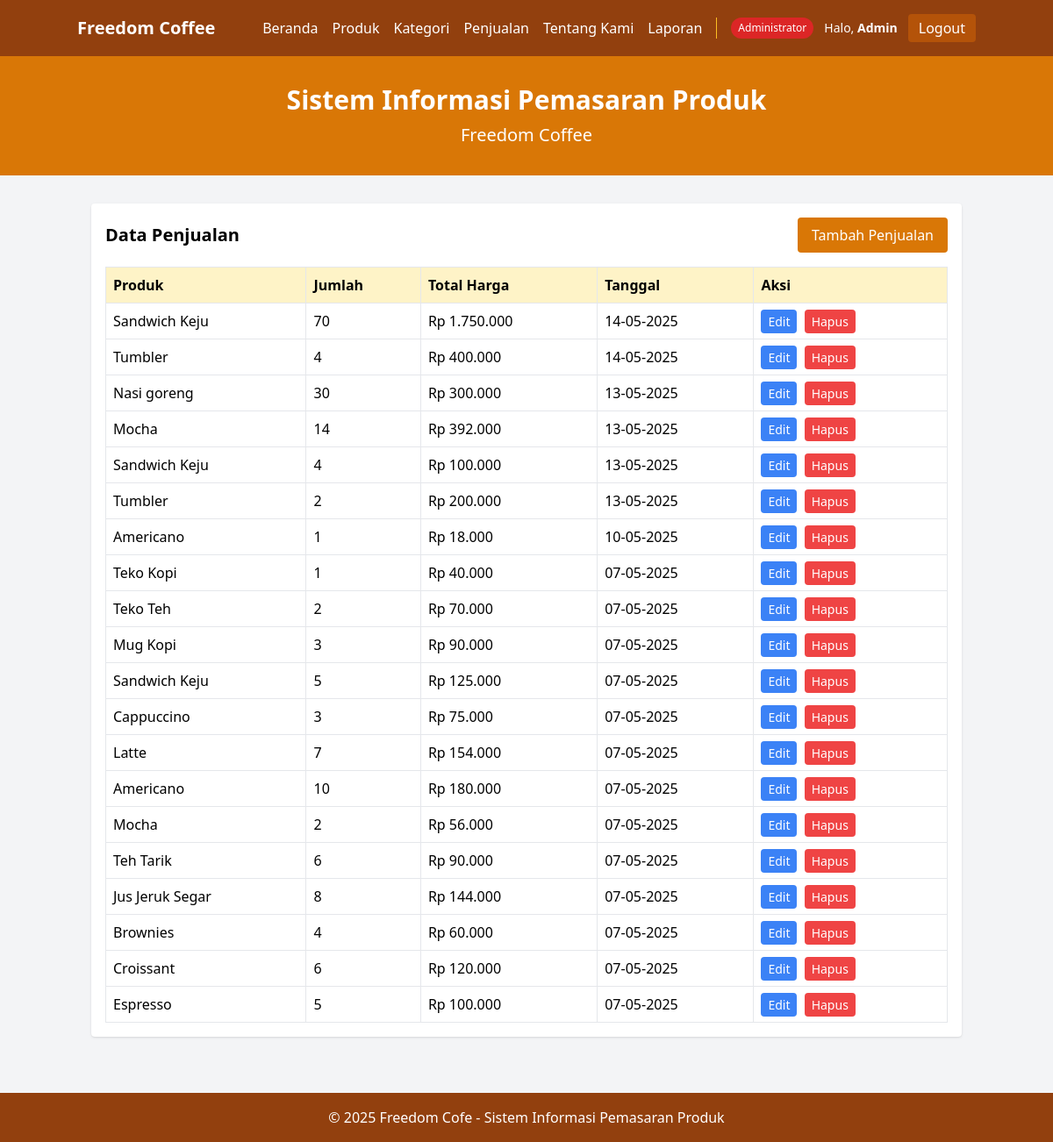
The page /pages/sales/index.php (signed in) on the database its author committed.
### tables this page shows
CREATE TABLE `sales` (
  `id` int(11) NOT NULL,
  `product_id` int(11) NOT NULL,
  `quantity` int(11) NOT NULL,
  `total_price` decimal(10,2) NOT NULL,
  `sale_date` timestamp NOT NULL DEFAULT current_timestamp()
);

CREATE TABLE `products` (
  `id` int(11) NOT NULL,
  `name` varchar(255) NOT NULL,
  `category_id` int(11) NOT NULL,
  `price` decimal(10,2) NOT NULL,
  `stock` int(11) NOT NULL,
  `description` text DEFAULT NULL,
  `image` varchar(255) DEFAULT NULL,
  `created_at` timestamp NOT NULL DEFAULT current_timestamp()
);

### pages/sales/index.php (the view, shortened to what this page needs)
<?php
require_once '../../config/database.php';
$sales_query = "SELECT s.id, p.name as product_name, s.quantity, s.total_price, s.sale_date
                FROM sales s
                JOIN products p ON s.product_id = p.id
                ORDER BY s.sale_date DESC";
$sales_result = mysqli_query($conn, $sales_query);
include '../../includes/header.php';
include '../../includes/navbar.php';
?>
<main class="container mx-auto px-4 py-8">
    <div class="bg-white p-4 rounded shadow mb-8">
        <div class="flex justify-between items-center mb-4">
            <h2 class="text-xl font-bold">Data Penjualan</h2>
            <a href="add.php" class="bg-amber-600 text-white px-4 py-2 rounded">Tambah Penjualan</a>
        </div>
        <div class="overflow-x-auto">
            <table class="w-full border-collapse">
                <thead>
                    <tr class="bg-amber-100">
                        <th class="border p-2 text-left">Produk</th>
                        <th class="border p-2 text-left">Jumlah</th>
                        <th class="border p-2 text-left">Total Harga</th>
                        <th class="border p-2 text-left">Tanggal</th>
                        <th class="border p-2 text-left">Aksi</th>
                    </tr>
                </thead>
                <tbody>
                    <?php
                    if (mysqli_num_rows($sales_result) > 0) {
                        while ($row = mysqli_fetch_assoc($sales_result)) {
                            $date = date('d-m-Y', strtotime($row['sale_date']));
                    ?>
                    <tr>
                        <td class="border p-2"><?php echo $row['product_name']; ?></td>
                        <td class="border p-2"><?php echo $row['quantity']; ?></td>
                        <td class="border p-2">Rp <?php echo number_format($row['total_price'], 0, ',', '.'); ?></td>
                        <td class="border p-2"><?php echo $date; ?></td>
                        <td class="border p-2">
                            <a href="edit.php?id=<?php echo $row['id']; ?>" class="bg-blue-500 text-white px-2 py-1 rounded text-sm mr-1">Edit</a>
                            <a href="delete.php?id=<?php echo $row['id']; ?>" class="bg-red-500 text-white px-2 py-1 rounded text-sm" onclick="return confirm('Yakin ingin menghapus data penjualan ini?')">Hapus</a>
                        </td>
                    </tr>
                    <?php
                        }
                    } else {
                    ?>
                    <tr>
                        <td colspan="5" class="border p-2 text-center">Belum ada data penjualan.</td>
                    </tr>
                    <?php
                    }
                    ?>
                </tbody>
            </table>
        </div>
    </div>
</main>
<?php include '../../includes/footer.php'; ?>

### rows shown on the page
sales: product.name "Sandwich Keju", quantity "70", total_price "1.750.000", sale_date "14-05-2025"
sales: product.name "Tumbler", quantity "4", total_price "400.000", sale_date "14-05-2025"
sales: product.name "Nasi goreng", quantity "30", total_price "300.000", sale_date "13-05-2025"
sales: product.name "Mocha", quantity "14", total_price "392.000", sale_date "13-05-2025"
sales: product.name "Sandwich Keju", quantity "4", total_price "100.000", sale_date "13-05-2025"
sales: product.name "Tumbler", quantity "2", total_price "200.000", sale_date "13-05-2025"
sales: product.name "Americano", quantity "1", total_price "18.000", sale_date "10-05-2025"
sales: product.name "Teko Kopi", quantity "1", total_price "40.000", sale_date "07-05-2025"
sales: product.name "Teko Teh", quantity "2", total_price "70.000", sale_date "07-05-2025"
sales: product.name "Mug Kopi", quantity "3", total_price "90.000", sale_date "07-05-2025"
sales: product.name "Sandwich Keju", quantity "5", total_price "125.000", sale_date "07-05-2025"
sales: product.name "Cappuccino", quantity "3", total_price "75.000", sale_date "07-05-2025"
sales: product.name "Latte", quantity "7", total_price "154.000", sale_date "07-05-2025"
sales: product.name "Americano", quantity "10", total_price "180.000", sale_date "07-05-2025"
sales: product.name "Mocha", quantity "2", total_price "56.000", sale_date "07-05-2025"
sales: product.name "Teh Tarik", quantity "6", total_price "90.000", sale_date "07-05-2025"
sales: product.name "Jus Jeruk Segar", quantity "8", total_price "144.000", sale_date "07-05-2025"
sales: product.name "Brownies", quantity "4", total_price "60.000", sale_date "07-05-2025"
sales: product.name "Croissant", quantity "6", total_price "120.000", sale_date "07-05-2025"
sales: product.name "Espresso", quantity "5", total_price "100.000", sale_date "07-05-2025"

### other values the page prints
$role "Administrator"
getUserName() "Admin"
